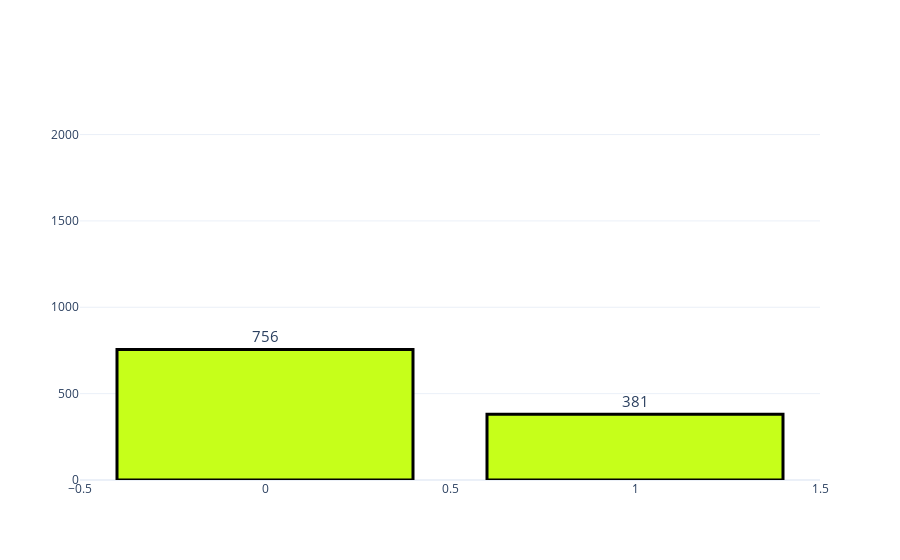

Notebook code for this chart:
### Code cell
fig = make_subplots(rows=1,cols=1)
fig.add_trace(go.Bar(y = df['Hostel'].value_counts().values.tolist(), 
                      x = df['Hostel'].value_counts().index, 
                      text=df['Hostel'].value_counts().values.tolist(),
              textfont=dict(size=15),
                      textposition = 'outside',
                      showlegend=False,
              marker = dict(color = '#c6ff1a',
                            line_color = 'black',
                            line_width=3)),row = 1,col = 1)

fig.update_layout(title={'y':0.9,
                         'x':0.5,
                         'xanchor': 'center',
                         'yanchor': 'top'},
                  template='plotly_white')
fig.update_yaxes(range=[0,2200])
iplot(fig)

### Figure 1 — Plotly figure (JSON) as saved in the notebook; plotly's stock layout.template omitted (floating-point values rounded to 4 significant figures)
{"data": [{"marker": {"color": "#c6ff1a", "line": {"color": "black", "width": 3}}, "showlegend": false, "text": ["756", "381"], "textfont": {"size": 15}, "textposition": "outside", "type": "bar", "x": [0, 1], "xaxis": "x", "y": [756, 381], "yaxis": "y"}], "layout": {"title": {"x": 0.5, "xanchor": "center", "y": 0.9, "yanchor": "top"}, "xaxis": {"anchor": "y", "domain": [0, 1]}, "yaxis": {"anchor": "x", "domain": [0, 1], "range": [0, 2200]}}}
